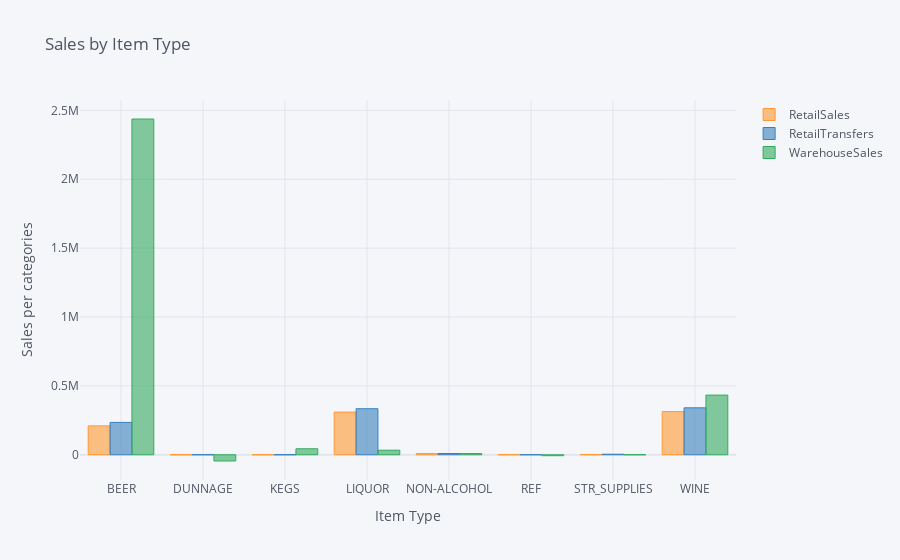

The notebook cell saved with this chart:
### Markdown cell above
## 1. Create a bar chart with bars for total Retail Sales, Retail Transfers, and Warehouse Sales by Item Type.

### Code cell
sales = data[['RetailSales', 'RetailTransfers', 'WarehouseSales','ItemType']].groupby('ItemType').sum().reset_index()
sales
sales.iplot(kind='bar', x='ItemType',
           xTitle='Item Type',
                  yTitle='Sales per categories', 
                  title='Sales by Item Type')

### Figure 1 — Plotly figure (JSON) as saved in the notebook; plotly's stock layout.template omitted (floating-point values rounded to 4 significant figures)
{"data": [{"marker": {"color": "rgba(255, 153, 51, 0.6)", "line": {"color": "rgba(255, 153, 51, 1.0)", "width": 1}}, "name": "RetailSales", "orientation": "v", "text": "", "type": "bar", "x": ["BEER", "DUNNAGE", "KEGS", "LIQUOR", "NON-ALCOHOL", "REF", "STR_SUPPLIES", "WINE"], "y": [209800.0, 0, 0, 309800.0, 8110.0, 281.3, 996.0, 313400.0]}, {"marker": {"color": "rgba(55, 128, 191, 0.6)", "line": {"color": "rgba(55, 128, 191, 1.0)", "width": 1}}, "name": "RetailTransfers", "orientation": "v", "text": "", "type": "bar", "x": ["BEER", "DUNNAGE", "KEGS", "LIQUOR", "NON-ALCOHOL", "REF", "STR_SUPPLIES", "WINE"], "y": [234900.0, 0, 0, 334200.0, 9058.0, 171.9, 3595.0, 340700.0]}, {"marker": {"color": "rgba(50, 171, 96, 0.6)", "line": {"color": "rgba(50, 171, 96, 1.0)", "width": 1}}, "name": "WarehouseSales", "orientation": "v", "text": "", "type": "bar", "x": ["BEER", "DUNNAGE", "KEGS", "LIQUOR", "NON-ALCOHOL", "REF", "STR_SUPPLIES", "WINE"], "y": [2438000.0, -45331, 43558, 33170.0, 8657.0, -6754, 0, 433000.0]}], "layout": {"legend": {"bgcolor": "#F5F6F9", "font": {"color": "#4D5663"}}, "paper_bgcolor": "#F5F6F9", "plot_bgcolor": "#F5F6F9", "title": {"font": {"color": "#4D5663"}, "text": "Sales by Item Type"}, "xaxis": {"gridcolor": "#E1E5ED", "showgrid": true, "tickfont": {"color": "#4D5663"}, "title": {"font": {"color": "#4D5663"}, "text": "Item Type"}, "zerolinecolor": "#E1E5ED"}, "yaxis": {"gridcolor": "#E1E5ED", "showgrid": true, "tickfont": {"color": "#4D5663"}, "title": {"font": {"color": "#4D5663"}, "text": "Sales per categories"}, "zerolinecolor": "#E1E5ED"}}}
